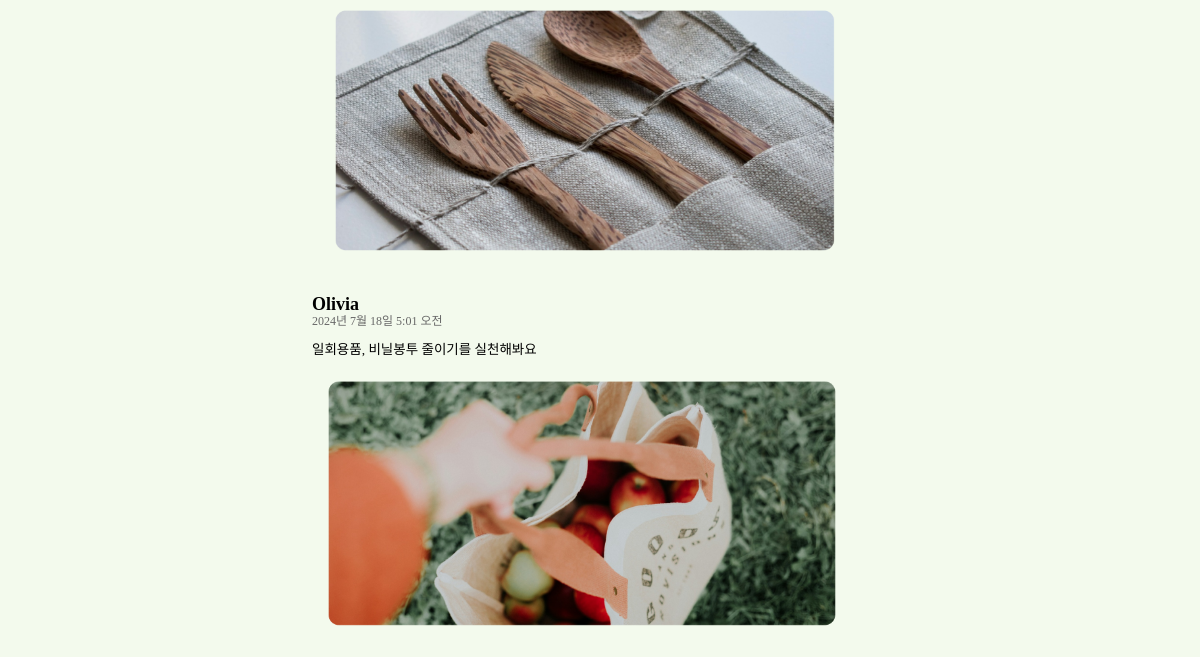
Before: /green/community/ (lower part) with the older database file.
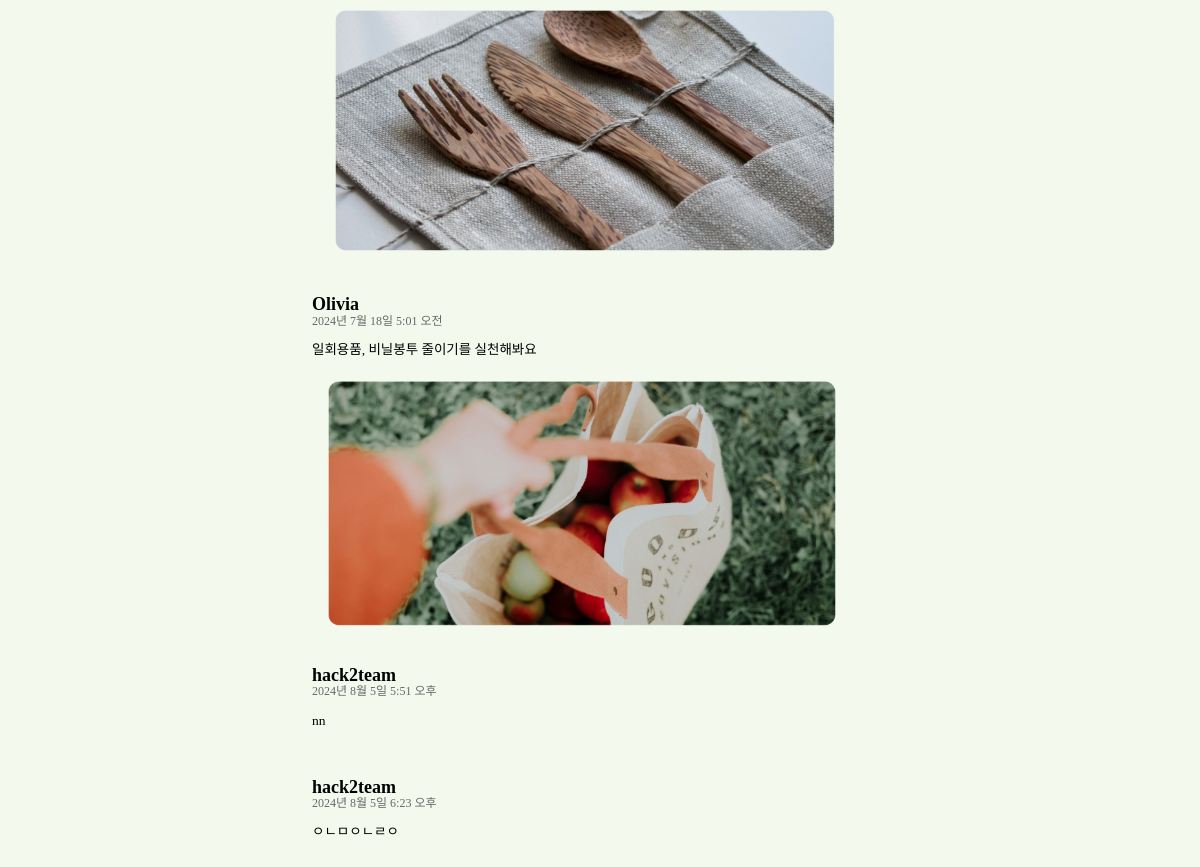
After: the same page with the newer database file.
### green/models.py (models this page shows, shortened)
class Post(models.Model):
    CATEGORY_CHOICES = (
        ('health', '건강 게시판'),
        ('free', '자유 게시판'),
    )
    category = models.CharField(max_length=10, choices=CATEGORY_CHOICES)
    content = models.TextField()
    image = models.ImageField(upload_to='posts/', blank=True, null=True)
    video = models.FileField(upload_to='videos/', blank=True, null=True)
    author = models.ForeignKey(User, on_delete=models.CASCADE)
    created_at = models.DateTimeField(auto_now_add=True)
    likes = models.ManyToManyField(User, related_name='liked_posts', blank=True)

### green/views.py (the view)
# urls.py: path('community/', views.community, name='community'),
def community(request):
    category = request.GET.get('category', 'health')
    posts = Post.objects.filter(category=category)
    return render(request, 'green/community.html', {'posts': posts, 'selected_category' : category})

### green/templates/green/community.html (shortened to what this page needs)
{% load static %} {% include 'green/header.html' %}
<!DOCTYPE html>
<html lang="ko">
  <head>
    <link rel="stylesheet" href="{% static 'css/community.css' %}" />
  </head>
  <body>
    <div class="community-container">
      <div class="posts">
        {% if posts %} {% for post in posts %}
        {% if not request.GET.category or request.GET.category == post.category %}
        <div class="post" data-category="{{ post.category }}">
          <div class="post-header">
            <div class="post-info-container">
              <div class="post-info">
                <span class="author">{{ post.author.username }}</span>
                <span class="post-time">{{ post.created_at }}</span>
              </div>
            </div>
          </div>
          <a href="{% url 'green:community_detail' post.id %}">
            <p class="post-content">{{ post.content }}</p>
            {% if post.image %}
            <img src="{{ post.image.url }}" alt="게시물 이미지" class="post-image" />
            {% endif %}
          </a>
        </div>
        {% endif %} {% endfor %} {% else %}
        <p>게시물이 없습니다.</p>
        {% endif %}
      </div>
    </div>
  </body>
</html>

### green/templates/green/header.html (shortened to what this page needs)
{% load static %}
<!DOCTYPE html>
<html lang="ko">
  <head>
    <link rel="stylesheet" href="{% static 'css/resetCSS.css' %}" />
    <link rel="stylesheet" href="{% static 'css/header.css' %}" />
  </head>
  <body>
  </body>
</html>

### static/css/header.css (style rules this page uses)
body { background-color: #f3faed; }

### static/css/community.css (style rules this page uses)
.community-container { width: 80%; margin: 0 auto; box-sizing: border-box; }
.posts { display: flex; flex-direction: column; justify-content: center; margin: 0 15em; }
.post-info-container { display: flex; }
.post { margin-bottom: 1em; padding: 1em; }
.post-header { display: flex; justify-content: space-between; align-items: center; }
.post-info { display: flex; flex-direction: column; }
.author { font-size: 24px; font-weight: bold; line-height: 26px; }
.post-time { font-size: 16px; color: rgba(103, 103, 103, 1); }
.post-content { text-align: left; text-decoration: none; color:black; display: block; font-size: 18px; }
.post > a { text-decoration: none; }
.post-image { margin: 0 1em; display: block; border-radius: 10px; width: 90%; }

Changed rows visible on the page:
added Post: author.username "hack2team", created_at "2024년 8월 5일 5:51 오후", content "nn"
added Post: author.username "hack2team", created_at "2024년 8월 5일 6:23 오후", content "ㅇㄴㅁㅇㄴㄹㅇ"
